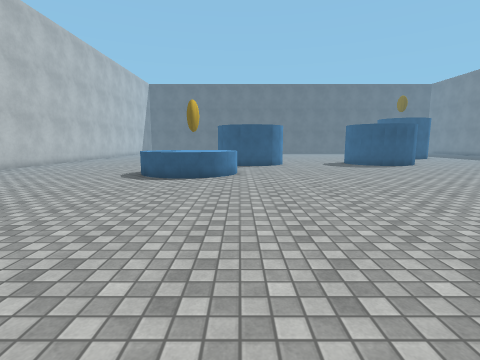
[1] (above)

22 first-person views from a walk through a scene from a Unity 3-D project. The camera is 1.4 m above the floor, tilts 8° down and sees 85° across. The floor is counted in squares, 1 m on a side. Each view is taken from the middle of a square. On the plan, view 1 faces up. The plan holds only what a view shows up to about 13 squares ahead; the rest is blank. The place goes on beyond the plan. The player is left out. Surface patterns are stand-ins for the level's own textures.

[2]
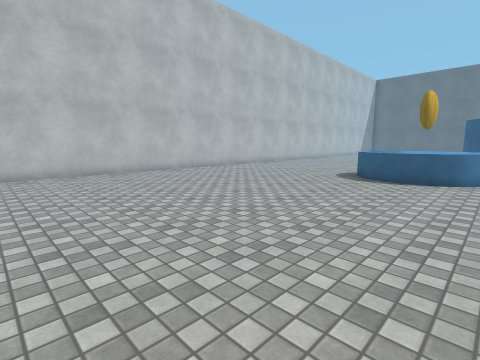

[3]
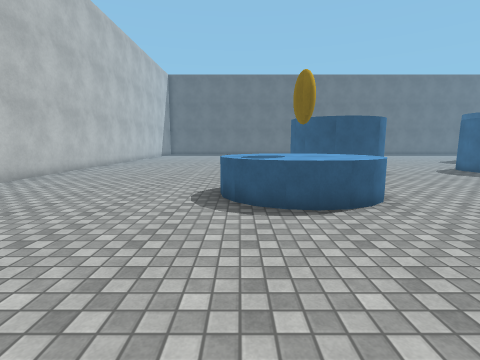

[4]
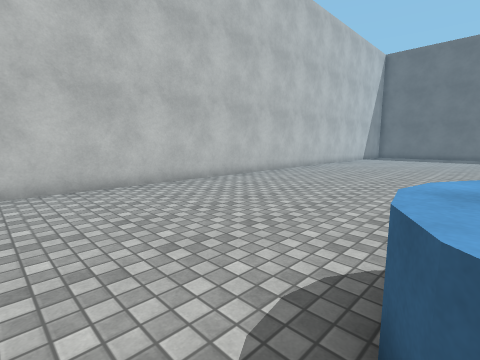

[5]
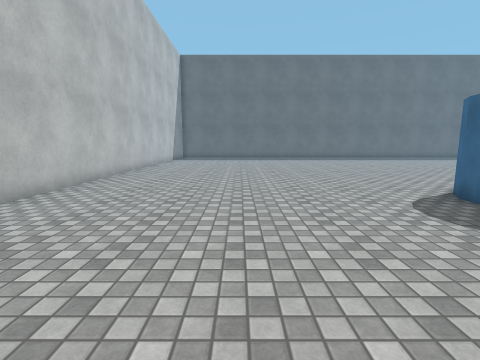

[6]
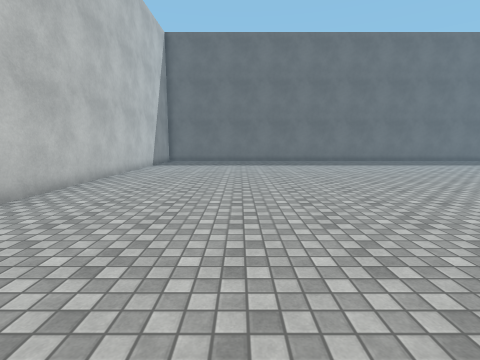

[7]
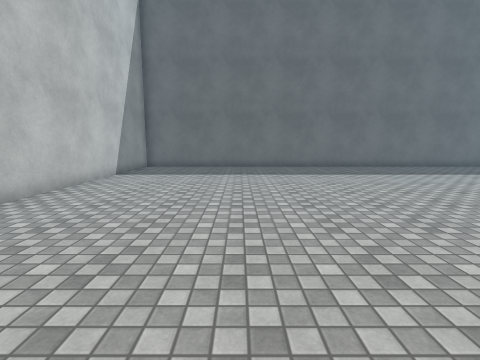

[8]
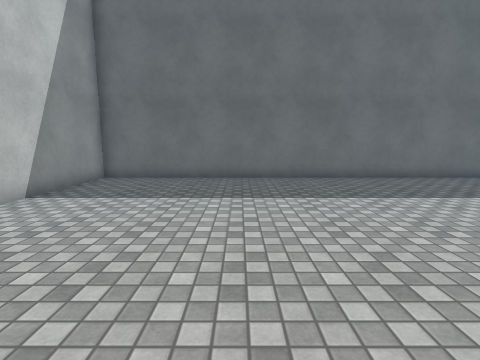

[9]
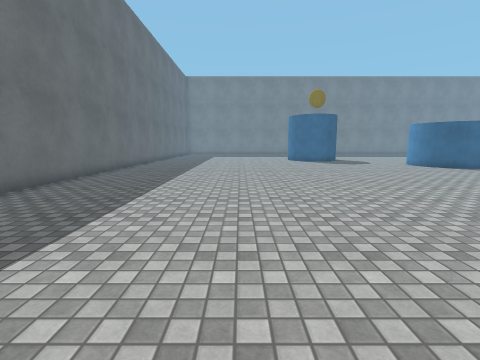

[10]
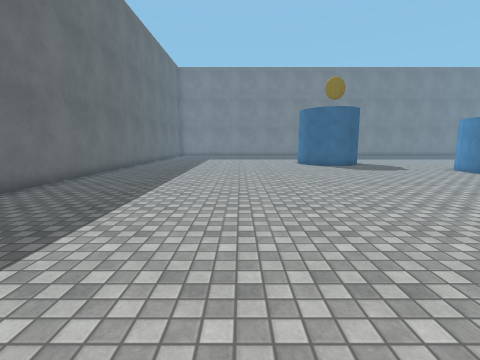

[11]
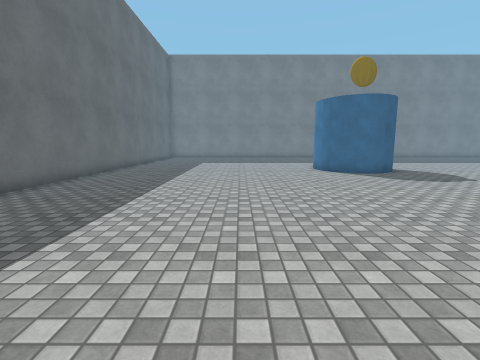

[12]
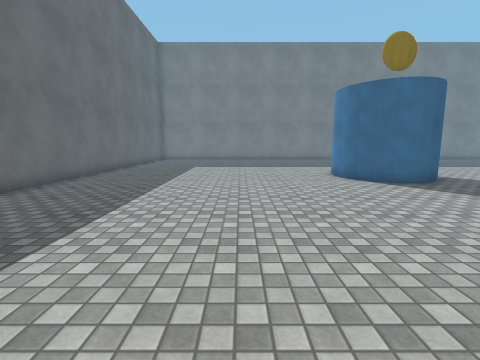

[13]
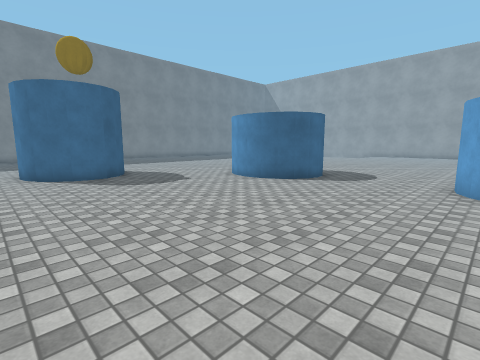

[14]
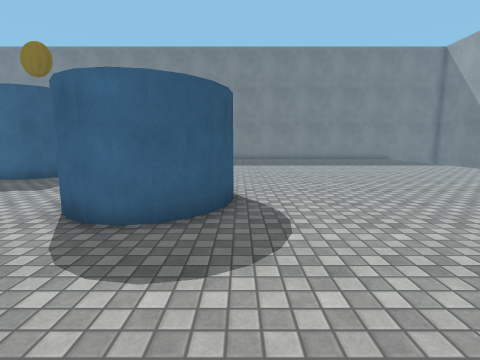

[15]
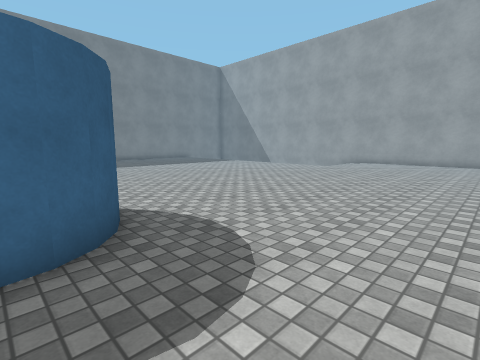

[16]
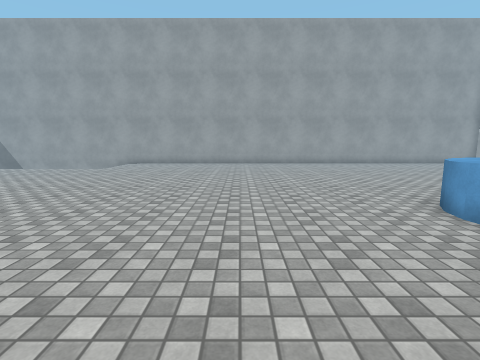

[17]
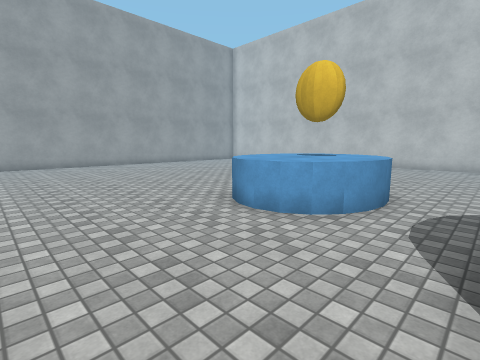

[18]
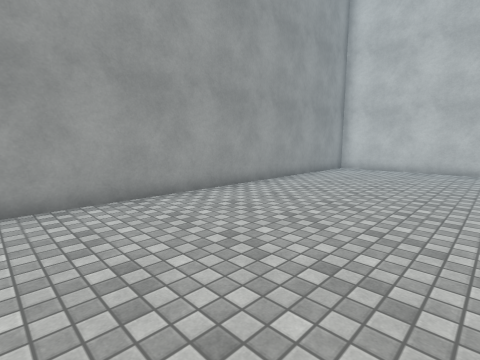

[19]
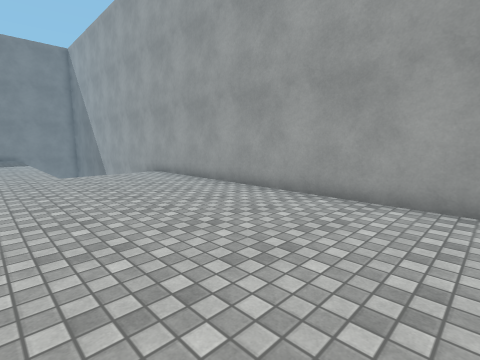

[20]
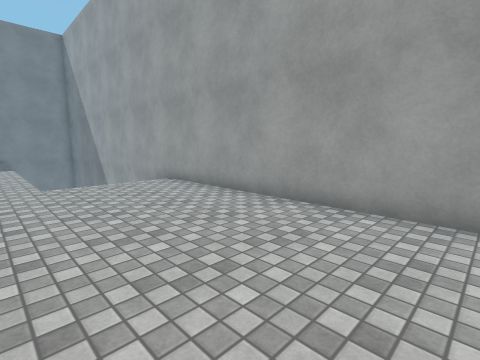

[21]
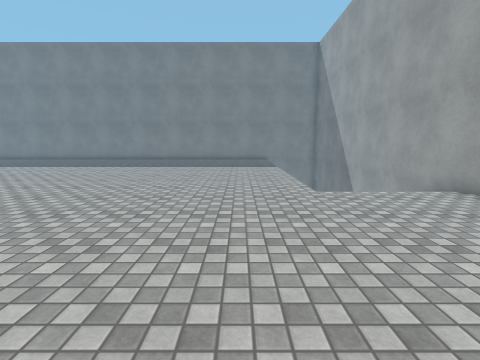

[22]
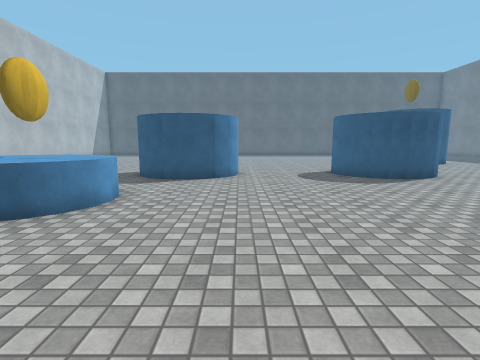

### Floor plan
Points are (right, up) in squares from view 1. A wall is a line through its corners. A room is listed if a view was taken in it or the views show most of it. See-through windows are left out.
Room 1 (views 1, 2, 3, 4, 5, 6, 7, 8, 9, 10, 11, 12, 13, 14, 15, 16, 17, 18, 19, 20, 21, 22)
walls: (2.4, 19.2) (2.8, 18.6) (2.9, 18) (2.8, 17.4) (2.5, 16.9) (2, 16.4); (2.1, 16.5) (1.3, 16.1); (1.5, 16.2) (0.7, 16.1); (0.8, 16.1) (-0.1, 16.2); (0.1, 16.1) (-0.7, 16.5); (8.2, 19.7) (8.9, 20); (8.3, 16.5) (7.8, 17) (7.4, 17.5) (7.3, 18.1) (7.4, 18.7) (7.8, 19.2) (8.3, 19.7); (-0.6, 16.5) (-1.1, 16.9) (-1.4, 17.4) (-1.5, 18) (-1.4, 18.6) (-1.1, 19.2); (8.8, 19.9) (9.6, 20); (8.9, 16.2) (8.1, 16.6); (9.4, 20) (10.2, 19.9) (10.8, 19.7); (9.7, 16.1) (8.8, 16.3); (10.3, 16.3) (9.5, 16.2); (10.9, 16.5) (10.2, 16.2); (11.4, 17) (10.8, 16.5); (14, 23.4) (13.5, 23.8) (13.2, 24.4) (13, 25) (13.2, 25.6) (13.5, 26.1) (14, 26.6); (13.9, 26.5) (14.6, 26.8); (14.5, 26.8) (15.4, 26.9); (15.2, 26.9) (15.9, 26.8); (-12.6, 6.1) (-12.6, 0.5); (17.2, 37.6) (-12.6, 37.6) (-12.6, 10.2); (-10.3, -1.4) (16.7, -1.4)
low walls: (-1.1, 13.9) (-0.6, 13.4) (-0.2, 12.9) (-0.1, 12.3) (-0.2, 11.7) (-0.6, 11.2) (-1.1, 10.7); (-1.7, 14.2) (-1, 13.9); (-3.1, 14.1) (-2.3, 14.2) (-1.6, 14.1); (-0.9, 10.8) (-1.7, 10.4); (-1.5, 10.5) (-2.4, 10.4); (-2.3, 10.4) (-3.1, 10.5); (-2.9, 10.4) (-3.6, 10.7) (-4.1, 11.2) (-4.4, 11.7) (-4.5, 12.2)
ways out: gap at (17, 3)

Where each view was taken, in squares from view 1:
view 1: 0 up, 0 right, facing up
view 2: 0 up, 0 right, facing up-left
view 3: 5 up, 4 left, facing up
view 4: 10 up, 4 left, facing up-left
view 5: 12 up, 7 left, facing up
view 6: 17 up, 7 left, facing up
view 7: 22 up, 7 left, facing up
view 8: 27 up, 7 left, facing up
view 9: 31 up, 7 left, facing right
view 10: 31 up, 3 left, facing right
view 11: 31 up, 1 right, facing right
view 12: 31 up, 4 right, facing right
view 13: 28 up, 2 right, facing down-right
view 14: 16 up, 3 right, facing right
view 15: 18 up, 4 right, facing down-right
view 16: 17 up, 4 right, facing down
view 17: 16 up, 4 right, facing down-left
view 18: 5 up, 2 right, facing down-left
view 19: 5 up, 1 left, facing down-right
view 20: 4 up, 2 right, facing down-right
view 21: 5 up, 4 right, facing right
view 22: 6 up, 3 right, facing up
